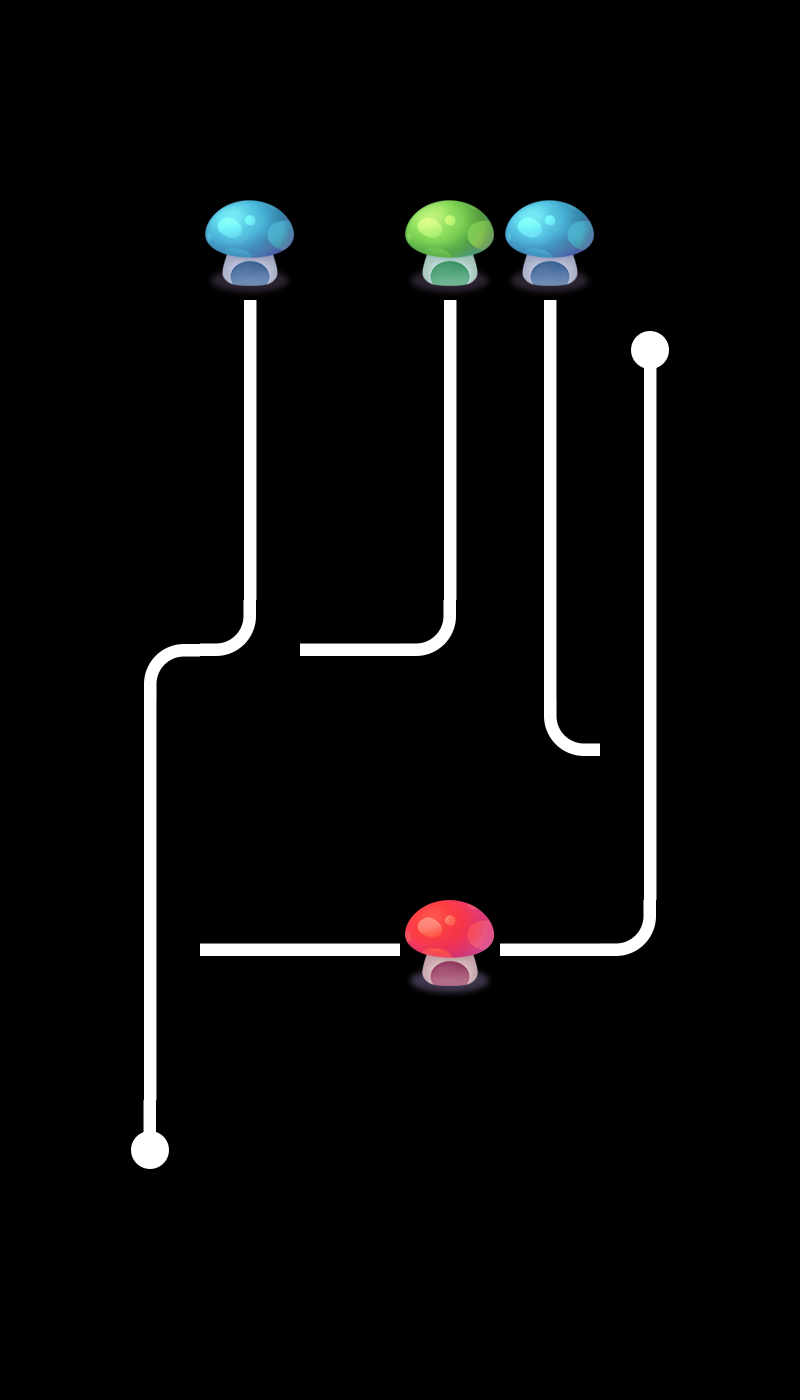

This is a level from a 2D game, rendered from its Tiled map with the project's own tilesets. A one-line summary and the map file follow, with tile-layer data summarised:
An orthogonal 8x14 tile map with 100x100 px tiles, 2 tile layers (layer0, layer1), 2 tilesets and 3 objects.

<map version="1.0" orientation="orthogonal" renderorder="right-down" width="8" height="14" tilewidth="100" tileheight="100" nextobjectid="4">
 <tileset firstgid="1" name="tiled" tilewidth="100" tileheight="100">
  <image source="tiled.png" width="500" height="400" />
 </tileset>
 <tileset firstgid="21" name="tiled" tilewidth="100" tileheight="100">
  <image source="tiled.png" width="500" height="400" />
 </tileset>
 <layer name="layer0" width="8" height="14">
  <data>[112 cells, 20 non-empty, 8 distinct tile ids]</data>
 </layer>
 <layer name="layer1" width="8" height="14">
  <data>[112 cells, 15 non-empty, 7 distinct tile ids]</data>
 </layer>
 <objectgroup name="object1">
  <object id="1" x="121.212" y="921.21" width="51.5152" height="57.5758">
   <properties>
    <property name="id" value="0" />
   </properties>
  </object>
  <object id="2" x="218.182" y="618.182" width="51.5152" height="51.5152">
   <properties>
    <property name="id" value="1" />
   </properties>
  </object>
  <object id="3" x="624.242" y="724.242" width="57.5758" height="51.5152">
   <properties>
    <property name="id" value="2" />
   </properties>
  </object>
 </objectgroup>
</map>
